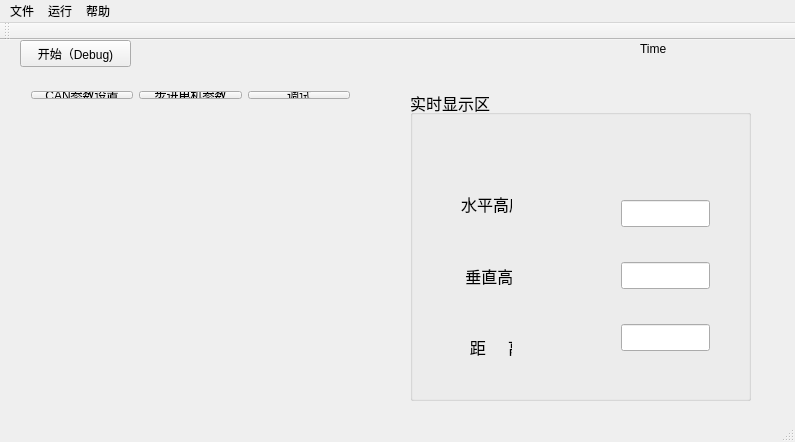
<?xml version="1.0" encoding="UTF-8"?>
<ui version="4.0">
 <class>StepMotor</class>
 <widget class="QMainWindow" name="StepMotor">
  <property name="geometry">
   <rect>
    <x>0</x>
    <y>0</y>
    <width>795</width>
    <height>442</height>
   </rect>
  </property>
  <property name="windowTitle">
   <string>StepMotor</string>
  </property>
  <widget class="QWidget" name="centralWidget">
   <widget class="QGroupBox" name="groupBox_2">
    <property name="geometry">
     <rect>
      <x>410</x>
      <y>50</y>
      <width>341</width>
      <height>311</height>
     </rect>
    </property>
    <property name="font">
     <font>
      <pointsize>12</pointsize>
     </font>
    </property>
    <property name="title">
     <string>实时显示区</string>
    </property>
    <widget class="QWidget" name="layoutWidget">
     <property name="geometry">
      <rect>
       <x>40</x>
       <y>70</y>
       <width>73</width>
       <height>231</height>
      </rect>
     </property>
     <layout class="QVBoxLayout" name="verticalLayout">
      <item>
       <widget class="QLabel" name="lb_Horizon_Heigh">
        <property name="text">
         <string>水平高度</string>
        </property>
       </widget>
      </item>
      <item>
       <widget class="QLabel" name="lb_Vertical_Heigh">
        <property name="text">
         <string> 垂直高度</string>
        </property>
       </widget>
      </item>
      <item>
       <widget class="QLabel" name="lb_Distance">
        <property name="text">
         <string>  距     离</string>
        </property>
       </widget>
      </item>
     </layout>
    </widget>
    <widget class="QWidget" name="layoutWidget">
     <property name="geometry">
      <rect>
       <x>200</x>
       <y>70</y>
       <width>111</width>
       <height>231</height>
      </rect>
     </property>
     <layout class="QVBoxLayout" name="verticalLayout_2">
      <item>
       <widget class="QLineEdit" name="lE_Horizon_Heigh"/>
      </item>
      <item>
       <widget class="QLineEdit" name="lE_Horizon_Heigh_2"/>
      </item>
      <item>
       <widget class="QLineEdit" name="lE_Distance"/>
      </item>
     </layout>
    </widget>
   </widget>
   <widget class="QLabel" name="lb_Time">
    <property name="geometry">
     <rect>
      <x>640</x>
      <y>0</y>
      <width>181</width>
      <height>17</height>
     </rect>
    </property>
    <property name="text">
     <string>Time</string>
    </property>
   </widget>
   <widget class="QPushButton" name="pB_Start_Debug">
    <property name="geometry">
     <rect>
      <x>20</x>
      <y>0</y>
      <width>111</width>
      <height>27</height>
     </rect>
    </property>
    <property name="text">
     <string>开始（Debug)</string>
    </property>
   </widget>
   <widget class="QWidget" name="">
    <property name="geometry">
     <rect>
      <x>20</x>
      <y>40</y>
      <width>341</width>
      <height>30</height>
     </rect>
    </property>
    <layout class="QHBoxLayout" name="horizontalLayout">
     <item>
      <widget class="QPushButton" name="pB_Can_Set">
       <property name="text">
        <string>CAN参数设置</string>
       </property>
      </widget>
     </item>
     <item>
      <widget class="QPushButton" name="pB_motor_set">
       <property name="text">
        <string>步进电机参数</string>
       </property>
      </widget>
     </item>
     <item>
      <widget class="QPushButton" name="pushButton">
       <property name="text">
        <string>调试</string>
       </property>
      </widget>
     </item>
    </layout>
   </widget>
  </widget>
  <widget class="QMenuBar" name="menuBar">
   <property name="geometry">
    <rect>
     <x>0</x>
     <y>0</y>
     <width>795</width>
     <height>26</height>
    </rect>
   </property>
   <widget class="QMenu" name="menu_file">
    <property name="title">
     <string>文件</string>
    </property>
    <addaction name="action"/>
    <addaction name="action_2"/>
   </widget>
   <widget class="QMenu" name="menu_run">
    <property name="title">
     <string>运行</string>
    </property>
    <addaction name="action_Start"/>
    <addaction name="action_Stop"/>
    <addaction name="action_Exit"/>
   </widget>
   <widget class="QMenu" name="menu_help">
    <property name="title">
     <string>帮助</string>
    </property>
   </widget>
   <addaction name="menu_file"/>
   <addaction name="menu_run"/>
   <addaction name="menu_help"/>
  </widget>
  <widget class="QToolBar" name="mainToolBar">
   <attribute name="toolBarArea">
    <enum>TopToolBarArea</enum>
   </attribute>
   <attribute name="toolBarBreak">
    <bool>false</bool>
   </attribute>
  </widget>
  <widget class="QStatusBar" name="statusBar"/>
  <action name="action">
   <property name="text">
    <string>保存配置文件</string>
   </property>
  </action>
  <action name="action_2">
   <property name="text">
    <string>导入配置文件</string>
   </property>
  </action>
  <action name="action_Start">
   <property name="text">
    <string>开始</string>
   </property>
  </action>
  <action name="action_Stop">
   <property name="text">
    <string>停止</string>
   </property>
  </action>
  <action name="action_Exit">
   <property name="text">
    <string>退出</string>
   </property>
  </action>
 </widget>
 <layoutdefault spacing="6" margin="11"/>
 <resources/>
 <connections/>
</ui>
